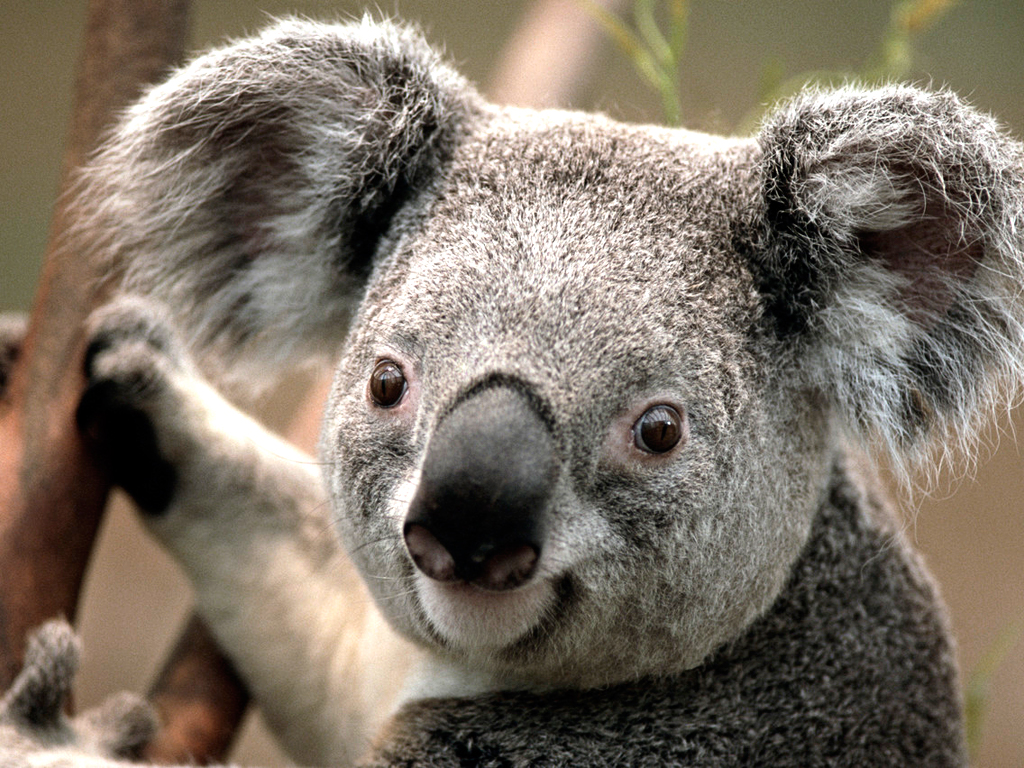
%> input picture lab1/Koala.jpg, 1024 x 768 px
$ octave binaryzacja_savola.m   (GNU Octave 9; MATLAB toolbox functions it lacks are replaced by stand-ins)
%> lines starting %> are read from the running program, lines starting %| are printed output that depends on the picture
### lab1/sauvola.m
%SAUVOLA local thresholding.
%   BW = SAUVOLA(IMAGE) performs local thresholding of a two-dimensional
%   array IMAGE with Sauvola algorithm.
%
%   BW = SAUVOLA(IMAGE, [M N], THRESHOLD, PADDING) performs local
%   thresholding with M-by-N neighbourhood (default is 3-by-3) and
%   threshold THRESHOLD between 0 and 1 (default is 0.34).
%   To deal with border pixels the image is padded with one of
%   PADARRAY options (default is 'replicate').
%
%   Example
%   -------
%       imshow(sauvola(imread('eight.tif'), [150 150]));
%
%   See also PADARRAY, RGB2GRAY.
%   For method description see:
%       http://www.dfki.uni-kl.de/~shafait/papers/Shafait-efficient-binarization-SPIE08.pdf
%   Contributed by Jan Motl (jan@motl.us)
%   $Revision: 1.1 $  $Date: 2013/03/09 16:58:01 $
function output=sauvola(image, varargin)
% Initialization
numvarargs = length(varargin);      % only want 3 optional inputs at most
if numvarargs > 3
    error('myfuns:somefun2Alt:TooManyInputs', ...
     'Possible parameters are: (image, [m n], threshold, padding)');
end

optargs = {[3 3] 0.34 'replicate'}; % set defaults

optargs(1:numvarargs) = varargin;   % use memorable variable names
[window, k, padding] = optargs{:};
if ndims(image) ~= 2
    error('The input image must be a two-dimensional array.');
end
% Convert to double
image = double(image);
% Mean value
mean = averagefilter(image, window, padding);
% Standard deviation
meanSquare = averagefilter(image.^2, window, padding);
deviation = (meanSquare - mean.^2).^0.5;
% Sauvola
R = max(deviation(:));
threshold = mean.*(1 + k * (deviation / R-1));
output = (image > threshold);

### lab1/averagefilter.m

function image=averagefilter(image, varargin)
%AVERAGEFILTER 2-D mean filtering.
%   B = AVERAGEFILTER(A) performs mean filtering of two dimensional
%   matrix A with integral image method. Each output pixel contains
%   the mean value of the 3-by-3 neighborhood around the corresponding
%   pixel in the input image.
%
%   B = AVERAGEFILTER(A, [M N]) filters matrix A with M-by-N neighborhood.
%   M defines vertical window size and N defines horizontal window size.
%
%   B = AVERAGEFILTER(A, [M N], PADDING) filters matrix A with the
%   predefinned padding. By default the matrix is padded with zeros to
%   be compatible with IMFILTER. But then the borders may appear distorted.
%   To deal with border distortion the PADDING parameter can be either
%   set to a scalar or a string:
%       'circular'    Pads with circular repetition of elements.
%       'replicate'   Repeats border elements of matrix A.
%       'symmetric'   Pads array with mirror reflections of itself.
%
%   Comparison
%   ----------
%   There are different ways how to perform mean filtering in MATLAB.
%   An effective way for small neighborhoods is to use IMFILTER:
%
%       I = imread('eight.tif');
%       meanFilter = fspecial('average', [3 3]);
%       J = imfilter(I, meanFilter);
%       figure, imshow(I), figure, imshow(J)
%
%   However, IMFILTER slows down with the increasing size of the
%   neighborhood while AVERAGEFILTER processing time remains constant.
%   And once one of the neighborhood dimensions is over 21 pixels,
%   AVERAGEFILTER is faster. Anyway, both IMFILTER and AVERAGEFILTER give
%   the same results.
%
%   Remarks
%   -------
%   The output matrix type is the same as of the input matrix A.
%   If either dimesion of the neighborhood is even, the dimension is
%   rounded down to the closest odd value.
%
%   Example
%   -------
%       I = imread('eight.tif');
%       J = averagefilter(I, [3 3]);
%       figure, imshow(I), figure, imshow(J)
%
%   See also IMFILTER, FSPECIAL, PADARRAY.
%   Contributed by Jan Motl (jan@motl.us)
%   $Revision: 1.2 $  $Date: 2013/02/13 16:58:01 $
% Parameter checking.
numvarargs = length(varargin);
if numvarargs > 2
    error('myfuns:somefun2Alt:TooManyInputs', ...
        'requires at most 2 optional inputs');
end

optargs = {[3 3] 0};            % set defaults for optional inputs
optargs(1:numvarargs) = varargin;
[window, padding] = optargs{:}; % use memorable variable names
m = window(1);
n = window(2);
if ~mod(m,2) m = m-1; end       % check for even window sizes
if ~mod(n,2) n = n-1; end
if (ndims(image)~=2)            % check for color pictures
    display('The input image must be a two dimensional array.')
    display('Consider using rgb2gray or similar function.')
    return
end
% Initialization.
[rows columns] = size(image);   % size of the image
% Pad the image.
imageP  = padarray(image, [(m+1)/2 (n+1)/2], padding, 'pre');
imagePP = padarray(imageP, [(m-1)/2 (n-1)/2], padding, 'post');
% Always use double because uint8 would be too small.
imageD = double(imagePP);
% Matrix 't' is the sum of numbers on the left and above the current cell.
t = cumsum(cumsum(imageD),2);
% Calculate the mean values from the look up table 't'.
imageI = t(1+m:rows+m, 1+n:columns+n) + t(1:rows, 1:columns)...
    - t(1+m:rows+m, 1:columns) - t(1:rows, 1+n:columns+n);
% Now each pixel contains sum of the window. But we want the average value.
imageI = imageI/(m*n);
% Return matrix in the original type class.
image = cast(imageI, class(image));

### lab1/binaryzacja_savola.m
clear all;

image1 = imread('Koala.jpg');
%> image1 is the input picture: size 768x1024x3 uint8; mean R, G, B 125.4, 114.7, 102
image2 = rgb2gray(image1);
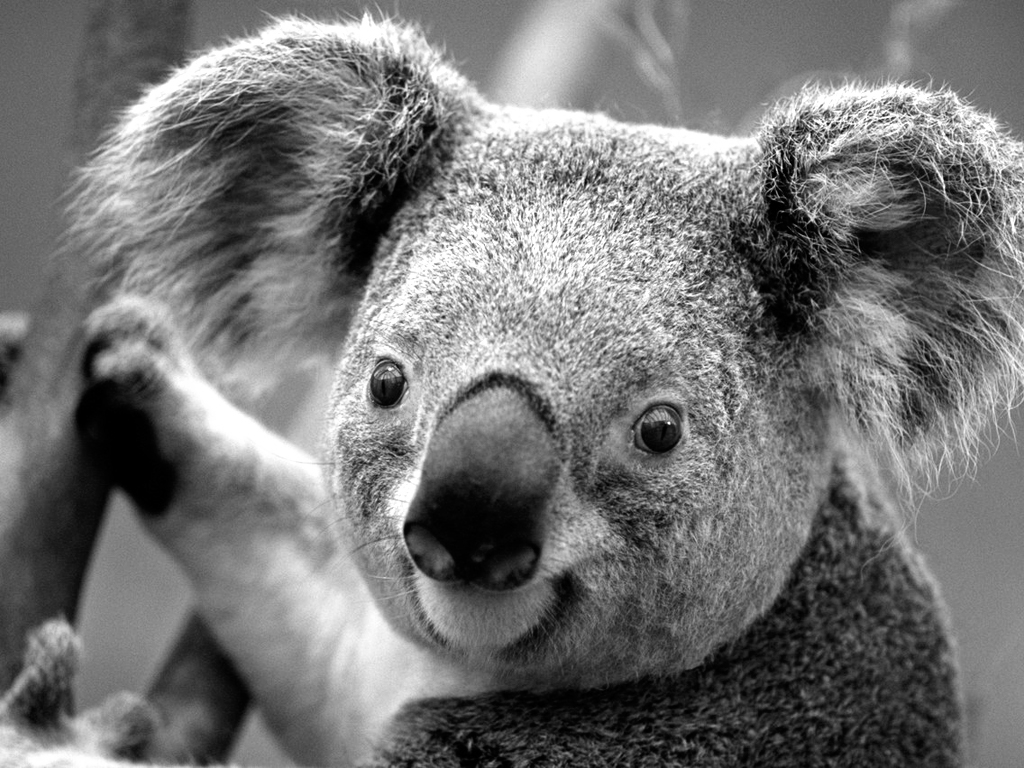
%> image2: size 768x1024 uint8; min 0, max 255, mean 116.5

 imshow(sauvola(image2));
%> in sauvola, `[window, k, padding] = optargs{:};`: window = [3 3]; k = 0.34; padding = 'replicate'
%> in averagefilter, `numvarargs = length(varargin);`: numvarargs = 2
%> in averagefilter, `[window, padding] = optargs{:};`: window = [3 3]; padding = 'replicate'
%> in averagefilter, `m = window(1);`: m = 3
%> in averagefilter (call 2), `imageI = t(1+m:rows+m, 1+n:columns+n) + t(1:rows, 1:columns) - t(1+m:r..`:
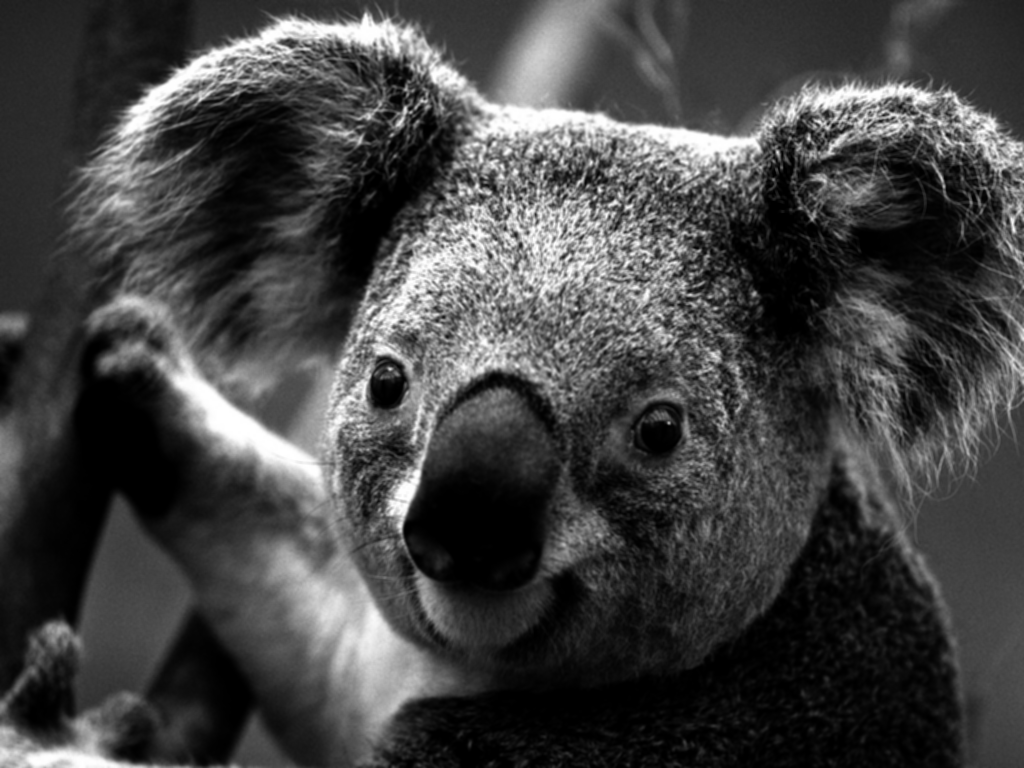
%> imageI: size 768x1024 double; min 0, max 585225, mean 155357.8; drawn with min black and max white
%> in sauvola, `deviation = (meanSquare - mean.^2).^0.5;`:
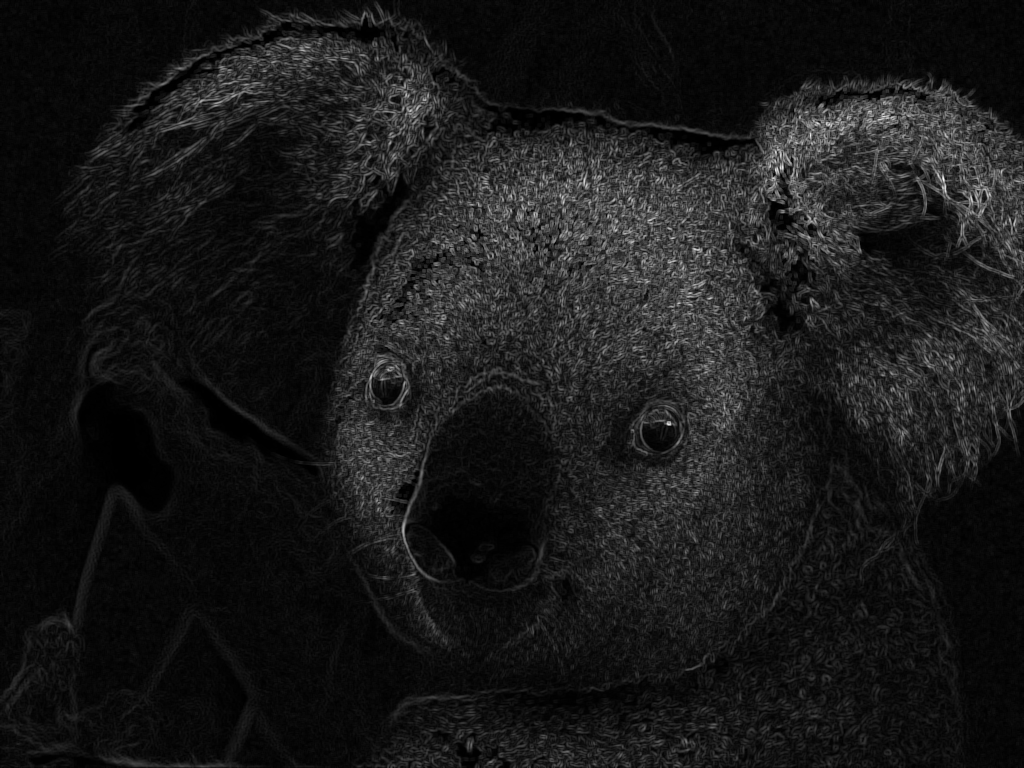
%> deviation: size 768x1024 double; min 0, max 97.52, mean 9.8; drawn with min black and max white
%> in sauvola, `R = max(deviation(:));`: R = 97.52
%> in sauvola, `threshold = mean.*(1 + k * (deviation / R-1));`:
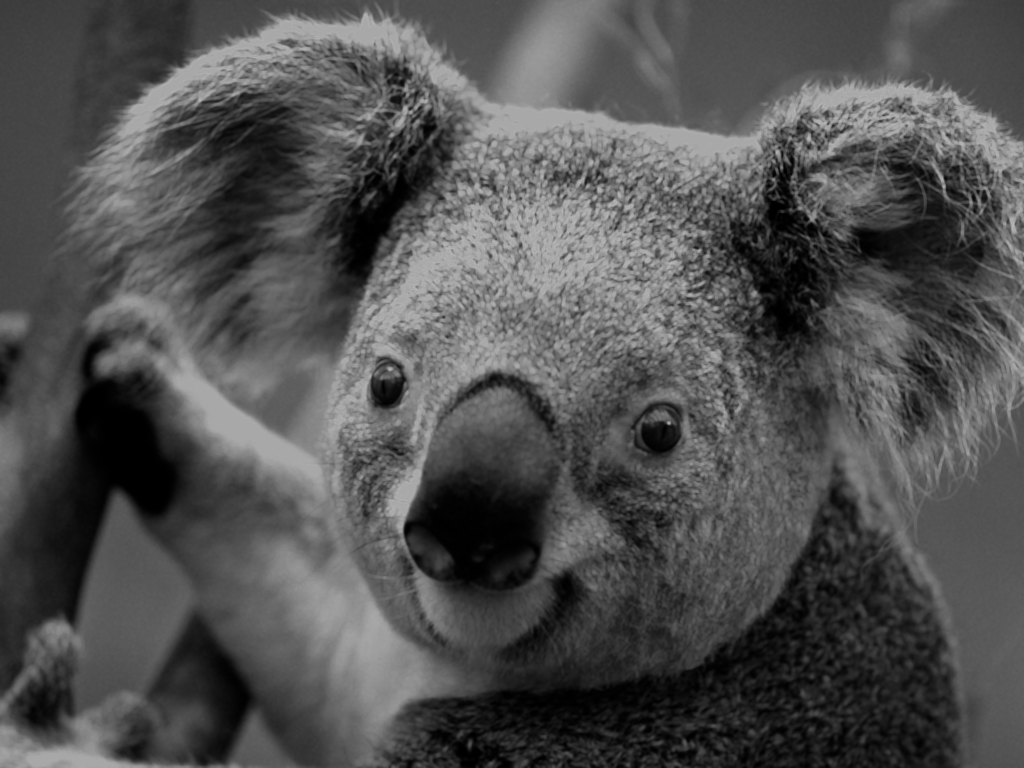
%> threshold: size 768x1024 double; min 0, max 190.2, mean 81.3
%> in sauvola, `output = (image > threshold);`:
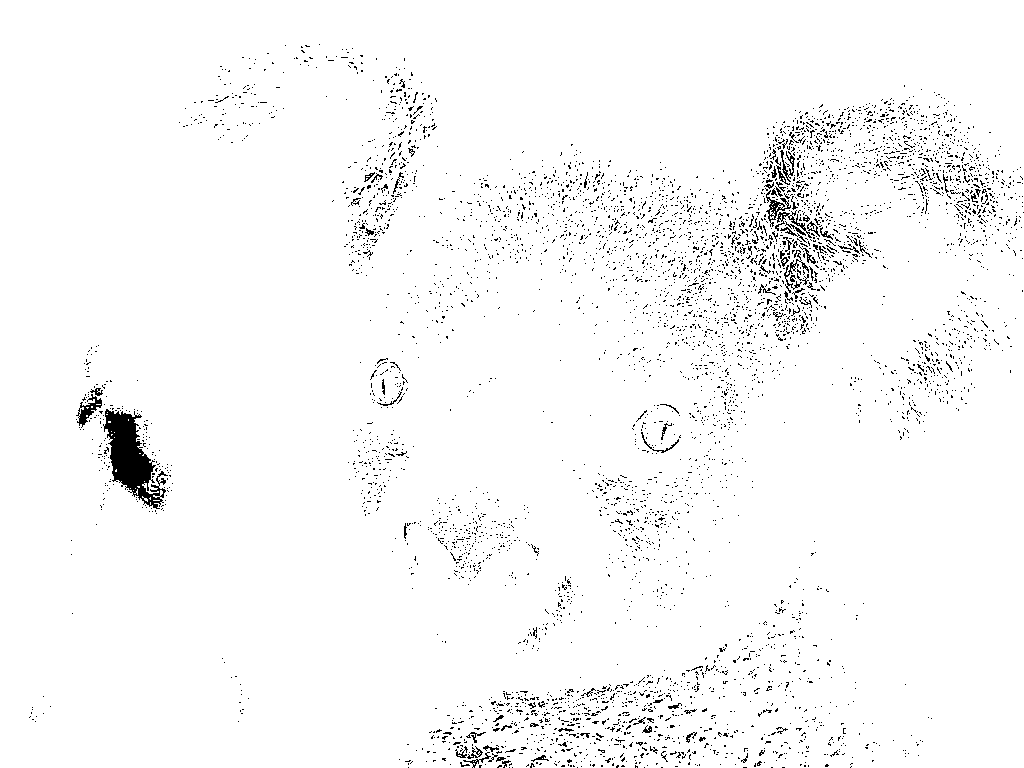
%> output: size 768x1024 logical; 97.3% white; black in thin lines or dots
